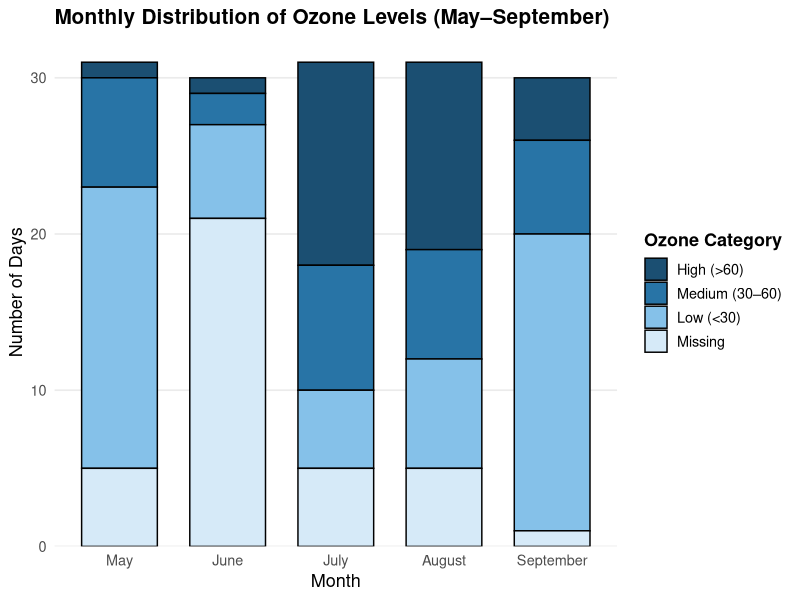
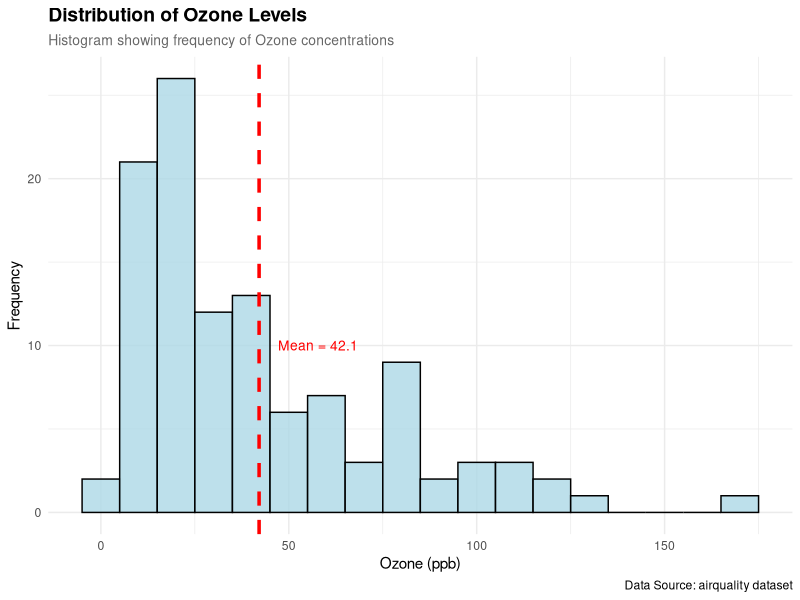
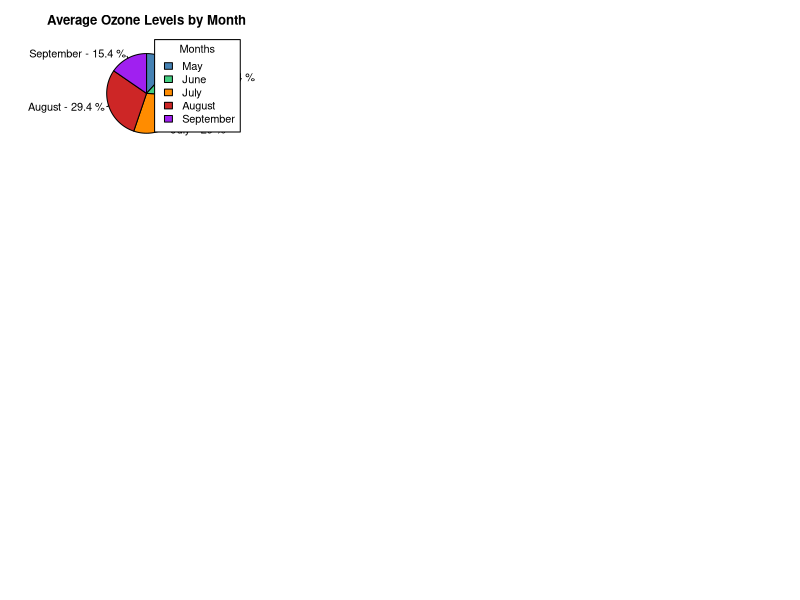
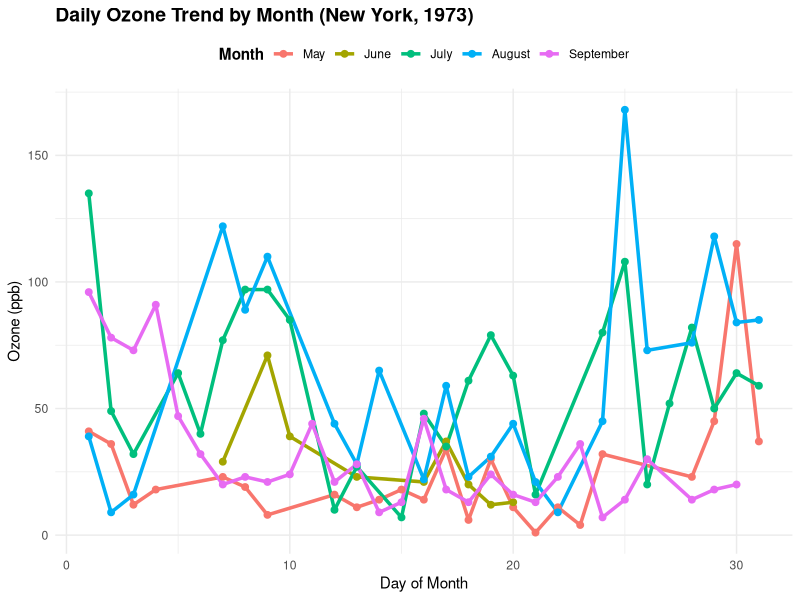
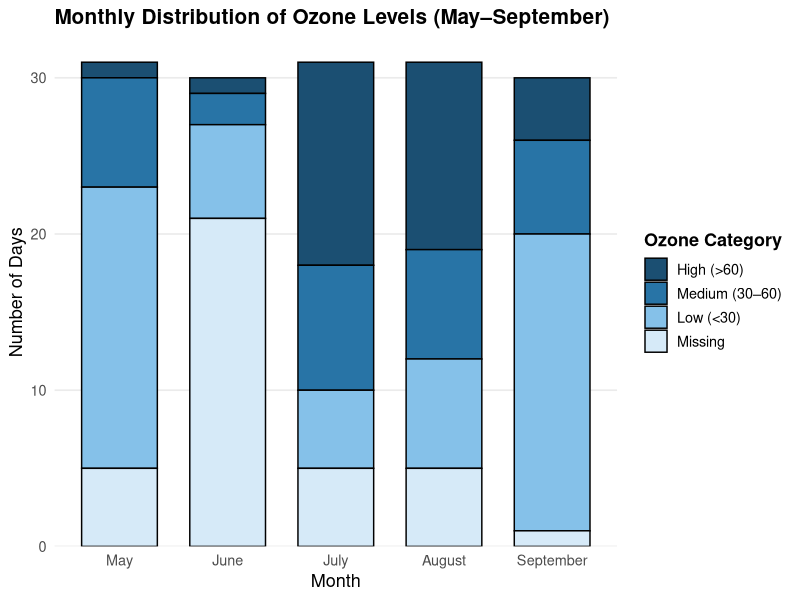
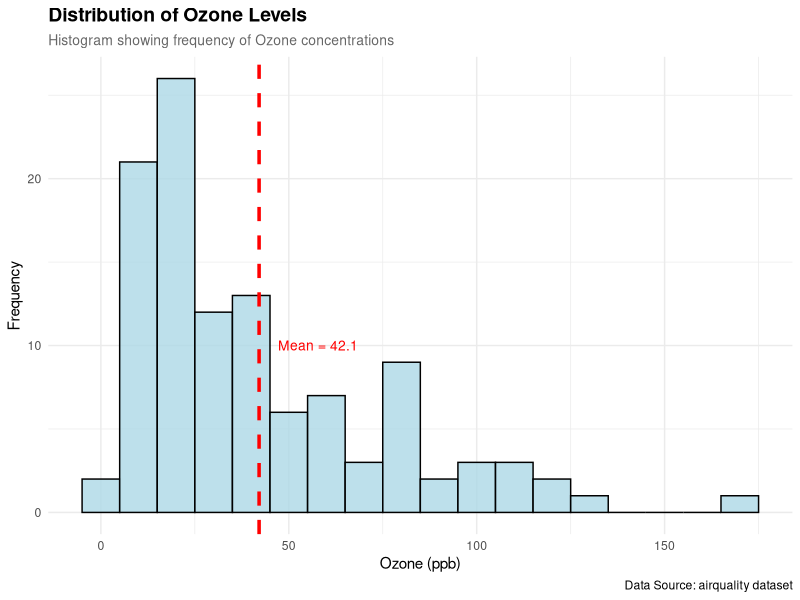
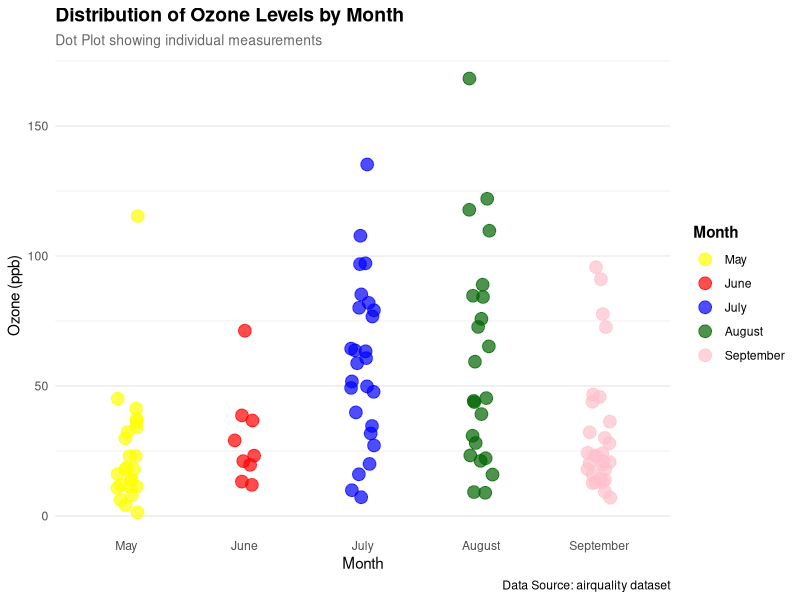
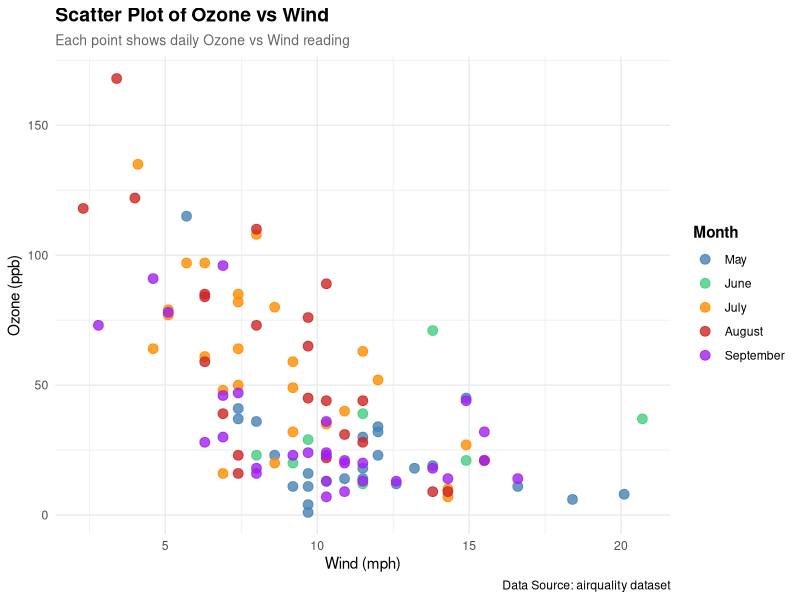

Generate these figures, in order, with R:
# ====================================================================
# lab10_Data_Dynamo-s.R
# Collaborative R Visualization Project
# Dataset: airquality 
# Team Members:
# Esha Kambli 2301 - Pie Chart
# Deversh Shetgaonkar 2302 - Box Plot
# Sahil Gaonkar 2305 - Stacked Bar Chart
# Prabhanjan Halvegar 2306 - Line Chart
# Atharv Gawas 2313 - Dot Chart
# Aarchi Teli 2318 - Histogram
# Sarvadhnya Patil 2321 - Bar Chart
# Harsh Palyekar 2329 - Scatter Chart
# ====================================================================

# ====================================================================
# SECTION 0: SHARED SETUP (DO NOT MODIFY)
# ====================================================================
# Load dataset
data(airquality)

# Shared data preparation
air_data <- na.omit(airquality)
air_data$Month <- factor(air_data$Month,
                         levels = c(5, 6, 7, 8, 9),
                         labels = c("May", "June", "July", "August", "September"))

# Shared color palette
month_colors <- c("steelblue", "seagreen3", "darkorange", "firebrick3", "purple")

# ====================================================================
# SECTION 1: PIE CHART - Esha Kambli (2301)
# ====================================================================
plot_pie_chart <- function() {
  # Calculate average Ozone by Month (using shared air_data)
  avg_ozone <- tapply(air_data$Ozone, air_data$Month, mean)

  # Calculate percentage contribution
  percentages <- round(100 * avg_ozone / sum(avg_ozone), 1)
  
  # Labels for pie slices and legend
  pie_labels <- paste(names(avg_ozone), "-", percentages, "%")
  legend_labels <- names(avg_ozone)
  
  # Generate pie chart
  pie(
    avg_ozone,
    labels = pie_labels,
    main = "Average Ozone Levels by Month",
    col = month_colors,
    clockwise = TRUE
  )
  
  # Add legend
  legend(
    "topright",
    legend = legend_labels,
    fill = month_colors,
    title = "Months"
  )
  
  cat("Pie Chart section - Esha Kambli - Complete\n")
}

# ====================================================================
# SECTION 2: BAR CHART - Sarvadhnya Patil (2321)
# ====================================================================
plot_bar_chart <- function() {

# BAR PLOT — by Sarvadhnya (2321)
# Plot: Mean Ozone by Month (airquality dataset)

library(ggplot2)
library(dplyr)

# Load and clean data
data("airquality")
aq <- na.omit(airquality)

ozone_by_month <- aq %>%
  group_by(Month) %>%
  summarise(mean_ozone = mean(Ozone))

ozone_by_month$Month <- factor(ozone_by_month$Month,
                               labels = c("May", "Jun", "Jul", "Aug", "Sep"))

# Create the bar plot
bar_plot <- ggplot(ozone_by_month, aes(x = Month, y = mean_ozone, fill = Month)) +
  geom_bar(stat = "identity") +
  labs(title = "Mean Ozone Levels by Month",
       x = "Month",
       y = "Mean Ozone (ppb)",
       caption = "Data Source: airquality dataset") +
  theme_minimal() +
  theme(legend.position = "none")

# Save plot
if (!dir.exists("images")) dir.create("images")
ggsave("images/barplot_ozone_by_month.png", bar_plot, width = 7, height = 5, dpi = 300)

print("Bar plot created and saved to images/barplot_ozone_by_month.png")
  
  cat("Bar Chart section - Sarvadhnya Patil - Complete\n")
}


# ====================================================================
# SECTION 3: LINE CHART - Prabhanjan Halvegar (2306)
# ====================================================================

plot_line_chart <- function() {
  library(ggplot2)
  cat("Generating Line Chart (Ozone) - Prabhanjan Halvegar (2306)...\n")
  
  
  line_plot <- ggplot(air_data, aes(x = Day, y = Ozone, color = Month, group = Month)) +
    geom_line(linewidth = 1.2, na.rm = TRUE) +
    geom_point(size = 2, na.rm = TRUE) +
    labs(title = "Daily Ozone Trend by Month (New York, 1973)",
         x = "Day of Month", y = "Ozone (ppb)", color = "Month") +
    theme_minimal() +
    theme(plot.title = element_text(face = "bold", size = 14),
          legend.title = element_text(face = "bold"),
          legend.position = "top")
  
  if(!dir.exists("images")) dir.create("images")
  ggsave("images/linechart_ozone_trend.png", line_plot, width = 8, height = 5, dpi = 300)
  
  print(line_plot)
  cat("Line Chart saved as images/linechart_ozone_trend.png\n")
  cat("Line Chart section - Prabhanjhan Halvegar - Compelete\n")  
}

# ====================================================================
# SECTION 4: STACKED BAR CHART - Sahil Gaonkar (2305)
# ====================================================================

plot_stacked_bar <- function() {
  # Install & load required packages
  if (!require("ggplot2", quietly = TRUE)) install.packages("ggplot2"); library(ggplot2)
  if (!require("dplyr", quietly = TRUE)) install.packages("dplyr"); library(dplyr)

  # Load dataset
  data("airquality")
  df <- airquality

  # Keep only May–September
  df <- df %>% filter(Month >= 5 & Month <= 9)

  # Convert Month to factor for proper order
  df$Month <- factor(df$Month, levels = 5:9,
                     labels = c("May", "June", "July", "August", "September"))

  # Categorize Ozone levels as factor
  # Reverse the factor order for top-to-bottom stacking
  df <- df %>% mutate(
    Ozone_Level = case_when(
      is.na(Ozone) ~ "Missing",
      Ozone < 30   ~ "Low (<30)",
      Ozone <= 60  ~ "Medium (30–60)",
      TRUE         ~ "High (>60)"
    ),
    Ozone_Level = factor(Ozone_Level,
                         levels = c("High (>60)", "Medium (30–60)", "Low (<30)", "Missing"))
  )

  # Count days per month & ozone category
  stacked_data <- df %>%
    group_by(Month, Ozone_Level) %>%
    summarise(Days = n(), .groups = "drop")

  # Blue gradient colors (light → dark)
  ozone_colors <- c(
    "Missing" = "#D6EAF8",
    "Low (<30)" = "#85C1E9",
    "Medium (30–60)" = "#2874A6",
    "High (>60)" = "#1B4F72"
  ) 
    # Create stacked bar chart
  stacked_plot <- ggplot(stacked_data, aes(x = Month, y = Days, fill = Ozone_Level)) +
    geom_col(color = "black", width = 0.7) +
    scale_fill_manual(values = ozone_colors) +
    labs(title = "Monthly Distribution of Ozone Levels (May–September)",
         x = "Month", y = "Number of Days", fill = "Ozone Category") +
    theme_minimal(base_size = 13) +
    theme(plot.title = element_text(face = "bold", size = 15),
          legend.title = element_text(face = "bold"),
          panel.grid.minor = element_blank(),
          panel.grid.major.x = element_blank()) +
    scale_y_continuous(expand = expansion(mult = c(0, 0.05))) # optional: clean top spacing

  # Display plot
  print(stacked_plot)

  # Save plot as PNG
  if(!dir.exists("images")) dir.create("images")
  ggsave("images/stacked_bar_ozone_may_sep.png", stacked_plot,
         width = 8, height = 5, dpi = 300)

  cat("Stacked Bar Chart - Sahil Gaonkar - Complete\n")
  invisible(stacked_plot)
}

# Run the function
plot_stacked_bar()

# ====================================================================
# SECTION 5: HISTOGRAM - Aarchi Teli (2318)
# ====================================================================
plot_histogram <- function() {
  # Load required libraries (only if not already loaded)
  if (!require("ggplot2", quietly = TRUE)) {
    stop("ggplot2 package required. Please install it with: install.packages('ggplot2')")
  }
  
  # Simple message
  cat("Creating Histogram for Ozone Levels...\n")
  
  # Handle missing values and prepare data
  ozone_data <- na.omit(air_data$Ozone)
  
  # Calculate mean 
  avg_ozone <- mean(ozone_data)
  
  # Create the Histogram using ggplot2
  hist_plot <- ggplot(air_data, aes(x = Ozone)) +
    geom_histogram(
      binwidth = 10,                     # width of bins
      fill = "lightblue", 
      color = "black", 
      alpha = 0.8
    ) +
    geom_vline(aes(xintercept = avg_ozone), 
               color = "red", 
               linetype = "dashed", 
               size = 1.2) +
    labs(
      title = "Distribution of Ozone Levels",
      subtitle = "Histogram showing frequency of Ozone concentrations",
      x = "Ozone (ppb)",
      y = "Frequency",
      caption = "Data Source: airquality dataset"
    ) +
    annotate("text", x = avg_ozone + 5, y = 10, 
             label = paste("Mean =", round(avg_ozone, 1)), 
             color = "red", size = 3.5, hjust = 0) +
    theme_minimal() +
    theme(
      plot.title = element_text(face = "bold", size = 14),
      plot.subtitle = element_text(size = 10, color = "gray40")
    )
  
  # Display the plot
  print(hist_plot)
  
  # Save the histogram image 
  if (!dir.exists("images")) dir.create("images")
  ggsave("images/histogram_ozone.png", hist_plot, width = 8, height = 5, dpi = 300)
  
  cat("Histogram section - Aarchi Teli (2318) - Complete\n")
  
  invisible(hist_plot)
}

plot_histogram()


# ====================================================================
# SECTION 6: DOT CHART - Atharv Gawas (2313)
# ====================================================================
plot_dot_chart <- function() {
  # Load required libraries (only if not already loaded)
  if (!require("ggplot2", quietly = TRUE)) {
    stop("ggplot2 package required. Please install it with: install.packages('ggplot2')")
  }
  if (!require("dplyr", quietly = TRUE)) {
    stop("dplyr package required. Please install it with: install.packages('dplyr')")
  }
  
  # Prepare data: Get all ozone readings by month
  ozone_data <- air_data %>%
    select(Month, Ozone) %>%
    mutate(Month = factor(Month, levels = c("May", "June", "July", "August", "September")))
  
  # Create the dot plot with multiple points per month
  dot_plot <- ggplot(ozone_data, aes(x = Month, y = Ozone, color = Month)) +
    geom_point(size = 4, alpha = 0.7, position = position_jitter(width = 0.1, seed = 42)) +
    labs(title = "Distribution of Ozone Levels by Month",
         subtitle = "Dot Plot showing individual measurements",
         x = "Month",
         y = "Ozone (ppb)",
         color = "Month",
         caption = "Data Source: airquality dataset") +
    scale_color_manual(values = c("May" = "yellow", 
                                  "June" = "red", 
                                  "July" = "blue", 
                                  "August" = "darkgreen", 
                                  "September" = "pink")) +
    theme_minimal() +
    theme(plot.title = element_text(face = "bold", size = 14),
          plot.subtitle = element_text(size = 10, color = "gray40"),
          legend.position = "right",
          legend.title = element_text(face = "bold"),
          panel.grid.major.x = element_blank())
  
  # Display the plot
  print(dot_plot)
  
  # Save plot (optional - only saves when function is called individually)
  if (!dir.exists("images")) dir.create("images")
  ggsave("images/dotplot_ozone_by_month.png", dot_plot, width = 8, height = 5, dpi = 300)
  
  cat("Dot Chart section - Atharv Gawas (2313) - Complete\n")
  
  # Return the plot object invisibly for potential further use
  invisible(dot_plot)
}

# ====================================================================
# SECTION 7: SCATTER CHART - Harsh Palyekar (2329)
# ====================================================================

plot_scatter_chart <- function() {
  # Load required libraries
  if (!require("ggplot2", quietly = TRUE)) {
    install.packages("ggplot2")
    library(ggplot2)
  }

  # Create scatter plot: Ozone vs Wind, colored by Month
  scatter_plot <- ggplot(air_data, aes(x = Wind, y = Ozone, color = Month)) +
    geom_point(size = 3, alpha = 0.8) +
    labs(
      title = "Scatter Plot of Ozone vs Wind",
      subtitle = "Each point shows daily Ozone vs Wind reading",
      x = "Wind (mph)",
      y = "Ozone (ppb)",
      color = "Month",
      caption = "Data Source: airquality dataset"
    ) +
    scale_color_manual(values = month_colors) +
    theme_minimal() +
    theme(
      plot.title = element_text(face = "bold", size = 14),
      plot.subtitle = element_text(size = 10, color = "gray40"),
      legend.position = "right",
      legend.title = element_text(face = "bold")
    )

  # Display the plot in RStudio / Codespace Viewer
  print(scatter_plot)

  # Save the plot to images folder
  if (!dir.exists("images")) dir.create("images")
  file_path <- "images/scatter_ozone_wind_by_month.png"
  ggsave(file_path, scatter_plot, width = 8, height = 5, dpi = 300)

  # Print confirmation message
  cat("📁 Saved plot to:", file_path, "\n")
  cat("✅ Scatter Chart section - Harsh Palyekar (2329) - Complete\n")
}


# ====================================================================
# SECTION 8: BOX PLOT - Deversh Shetgaonkar (2302)
# ====================================================================
plot_box_plot <- function() {
  
  # Load required libraries(tidyverse and ggpubr)
  if (!require("tidyverse", quietly = TRUE)) {
    stop("tidyverse package required. Please install it with: install.packages('tidyverse')")
  }
  if (!require("ggpubr", quietly = TRUE)) {
    stop("ggpubr package required. Please install it with: install.packages('ggpubr')")
  }
  
  # Use airquality dataset
  data("airquality")
  
  # Convert Month numbers to factor with month names
  aq <- airquality %>%
    mutate(Month = factor(Month, levels = c(5, 6, 7, 8, 9),
                          labels = c("May", "June", "July", "August", "September")))
  
# 4-panel boxplot with jitter(individual obs. since sample size is small and for data transparency)
  box_plot <- ggarrange(
    qplot(Month, Ozone, data = aq, geom = "boxplot", color = Month) +
      geom_jitter(width = 0.2, alpha = 0.4, size = 1.5) +
      labs(title = "A. Ozone", x = "", y = "Ozone (ppb)"),
    
    qplot(Month, Solar.R, data = aq, geom = "boxplot", color = Month) +
      geom_jitter(width = 0.2, alpha = 0.4, size = 1.5) +
      theme(legend.position = "none") +
      labs(title = "B. Solar Radiation", x = "", y = "Solar.R (lang)"),
    
    qplot(Month, Temp, data = aq, geom = "boxplot", color = Month) +
      geom_jitter(width = 0.2, alpha = 0.4, size = 1.5) +
      theme(legend.position = "none") +
      labs(title = "C. Temperature", x = "", y = "Temperature (°F)"),
    
    qplot(Month, Wind, data = aq, geom = "boxplot", color = Month) +
      geom_jitter(width = 0.2, alpha = 0.4, size = 1.5) +
      theme(legend.position = "none") +
      labs(title = "D. Wind Speed", x = "", y = "Wind (mph)"),
    
    ncol = 2, nrow = 2,
    common.legend = TRUE,
    legend = "right"
  )
  
  # overall title and caption added
  final_plot <- annotate_figure(box_plot,
                                top = text_grob("Comparison of Air Quality Variables Across Summer Months (1973)", 
                                                face = "bold", size = 14),
                                bottom = text_grob("New York State Department of Conservation and the National Weather Service",
                                                   size = 9, hjust = 0.5))
  
  # Display the plot
  print(final_plot)
  
  # Save plot
  if (!dir.exists("images")) dir.create("images")
  ggsave("images/boxplot_four_panel_jitter.png", final_plot, 
         width = 12, height = 10, dpi = 300)
  
  cat("Box Plot section - Deversh Shetgaonkar (2302) - Complete\n")
  
  # Return plot object
  invisible(final_plot)
}

# ====================================================================
# MAIN EXECUTION: Run all plots
# ====================================================================
# Set up multi-panel layout for viewing all plots
par(mfrow = c(3, 3), mar = c(4, 4, 3, 2))

# Execute each plot function
plot_pie_chart()
plot_bar_chart()
plot_line_chart()
plot_stacked_bar()
plot_histogram()
plot_dot_chart()
plot_scatter_chart()
plot_box_plot()

# Reset layout
par(mfrow = c(1, 1))
